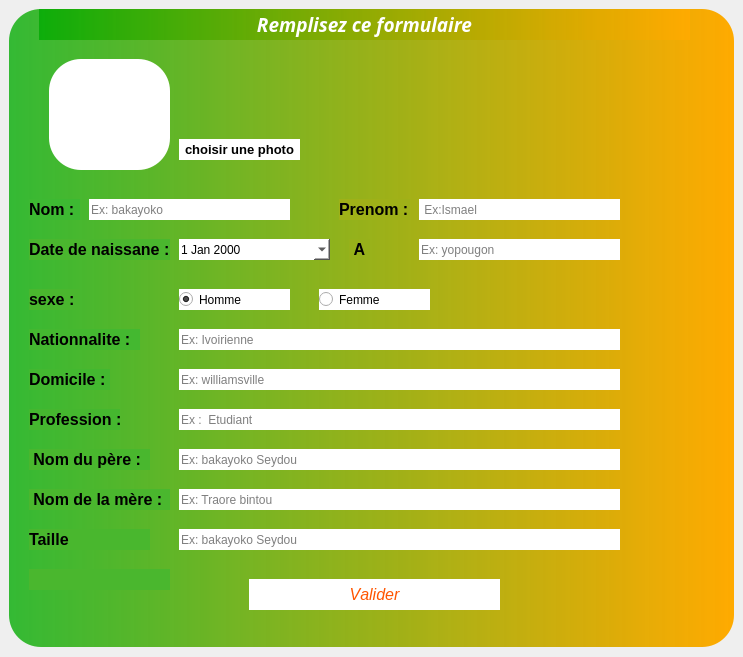
<?xml version="1.0" encoding="UTF-8"?>
<ui version="4.0">
 <class>MainWindow</class>
 <widget class="QMainWindow" name="MainWindow">
  <property name="geometry">
   <rect>
    <x>0</x>
    <y>0</y>
    <width>743</width>
    <height>657</height>
   </rect>
  </property>
  <property name="windowTitle">
   <string>Enregistrement </string>
  </property>
  <widget class="QWidget" name="centralwidget">
   <layout class="QVBoxLayout" name="verticalLayout">
    <property name="spacing">
     <number>0</number>
    </property>
    <property name="bottomMargin">
     <number>10</number>
    </property>
    <item>
     <widget class="QFrame" name="frame">
      <property name="font">
       <font>
        <family>Segoe UI</family>
        <pointsize>12</pointsize>
        <weight>75</weight>
        <italic>true</italic>
        <bold>true</bold>
        <kerning>false</kerning>
       </font>
      </property>
      <property name="autoFillBackground">
       <bool>false</bool>
      </property>
      <property name="styleSheet">
       <string notr="true">background-color :qlineargradient(spread:pad, x1:0, y1:0, x2:1, y2:0, stop:0 rgba(0, 170, 0,200), stop:1 rgba(255, 170, 0,255));
border-radius : 32px;
color : rgb(255, 255, 255)</string>
      </property>
      <property name="frameShape">
       <enum>QFrame::StyledPanel</enum>
      </property>
      <property name="frameShadow">
       <enum>QFrame::Raised</enum>
      </property>
      <widget class="QLabel" name="label">
       <property name="geometry">
        <rect>
         <x>30</x>
         <y>0</y>
         <width>651</width>
         <height>31</height>
        </rect>
       </property>
       <property name="font">
        <font>
         <family>Segoe UI Light</family>
         <pointsize>14</pointsize>
         <weight>75</weight>
         <italic>true</italic>
         <bold>true</bold>
         <underline>false</underline>
        </font>
       </property>
       <property name="text">
        <string>Remplisez ce formulaire</string>
       </property>
       <property name="alignment">
        <set>Qt::AlignCenter</set>
       </property>
      </widget>
      <widget class="QPushButton" name="valider">
       <property name="geometry">
        <rect>
         <x>240</x>
         <y>570</y>
         <width>251</width>
         <height>31</height>
        </rect>
       </property>
       <property name="font">
        <font>
         <family>Segoe UI</family>
         <pointsize>12</pointsize>
         <weight>50</weight>
         <italic>true</italic>
         <bold>false</bold>
         <kerning>false</kerning>
        </font>
       </property>
       <property name="styleSheet">
        <string notr="true">background-color :rgb(255, 255, 255);
color :rgb(255, 85, 0);
border-radius : 33px;
border : none 
</string>
       </property>
       <property name="text">
        <string>Valider</string>
       </property>
      </widget>
      <widget class="QLabel" name="label_3">
       <property name="geometry">
        <rect>
         <x>20</x>
         <y>190</y>
         <width>51</width>
         <height>21</height>
        </rect>
       </property>
       <property name="font">
        <font>
         <family>Segoe UI</family>
         <pointsize>12</pointsize>
         <weight>75</weight>
         <italic>false</italic>
         <bold>true</bold>
        </font>
       </property>
       <property name="styleSheet">
        <string notr="true">background-color:rgb(61, 185, 50);
color :rgb(0, 0, 0)</string>
       </property>
       <property name="text">
        <string>Nom :</string>
       </property>
       <property name="alignment">
        <set>Qt::AlignLeading|Qt::AlignLeft|Qt::AlignVCenter</set>
       </property>
      </widget>
      <widget class="QLineEdit" name="nom">
       <property name="geometry">
        <rect>
         <x>80</x>
         <y>190</y>
         <width>201</width>
         <height>21</height>
        </rect>
       </property>
       <property name="styleSheet">
        <string notr="true">background-color:rgb(255, 255, 255);
color :rgb(0, 0, 0)</string>
       </property>
       <property name="text">
        <string/>
       </property>
       <property name="placeholderText">
        <string>Ex: bakayoko</string>
       </property>
      </widget>
      <widget class="QLabel" name="label_5">
       <property name="geometry">
        <rect>
         <x>330</x>
         <y>190</y>
         <width>71</width>
         <height>21</height>
        </rect>
       </property>
       <property name="font">
        <font>
         <family>Segoe UI</family>
         <pointsize>12</pointsize>
         <weight>75</weight>
         <italic>false</italic>
         <bold>true</bold>
        </font>
       </property>
       <property name="styleSheet">
        <string notr="true">background-color:rgb(159, 177, 24);
color :rgb(0, 0, 0)</string>
       </property>
       <property name="text">
        <string>Prenom :</string>
       </property>
       <property name="alignment">
        <set>Qt::AlignLeading|Qt::AlignLeft|Qt::AlignVCenter</set>
       </property>
      </widget>
      <widget class="QLineEdit" name="prenom">
       <property name="geometry">
        <rect>
         <x>410</x>
         <y>190</y>
         <width>201</width>
         <height>21</height>
        </rect>
       </property>
       <property name="styleSheet">
        <string notr="true">background-color:rgb(255, 255, 255);
color :rgb(0, 0, 0)</string>
       </property>
       <property name="placeholderText">
        <string> Ex:Ismael</string>
       </property>
      </widget>
      <widget class="QLabel" name="label_11">
       <property name="geometry">
        <rect>
         <x>20</x>
         <y>230</y>
         <width>141</width>
         <height>21</height>
        </rect>
       </property>
       <property name="font">
        <font>
         <family>Segoe UI</family>
         <pointsize>12</pointsize>
         <weight>75</weight>
         <italic>false</italic>
         <bold>true</bold>
        </font>
       </property>
       <property name="styleSheet">
        <string notr="true">background-color:rgb(74, 183, 46);
color :rgb(0, 0, 0)</string>
       </property>
       <property name="text">
        <string>Date de naissane :</string>
       </property>
       <property name="alignment">
        <set>Qt::AlignLeading|Qt::AlignLeft|Qt::AlignVCenter</set>
       </property>
      </widget>
      <widget class="QLabel" name="label_12">
       <property name="geometry">
        <rect>
         <x>20</x>
         <y>320</y>
         <width>111</width>
         <height>21</height>
        </rect>
       </property>
       <property name="font">
        <font>
         <family>Segoe UI</family>
         <pointsize>12</pointsize>
         <weight>75</weight>
         <italic>false</italic>
         <bold>true</bold>
        </font>
       </property>
       <property name="styleSheet">
        <string notr="true">background-color:rgb(68, 184, 48);
color :rgb(0, 0, 0)</string>
       </property>
       <property name="text">
        <string>Nationnalite :</string>
       </property>
       <property name="alignment">
        <set>Qt::AlignLeading|Qt::AlignLeft|Qt::AlignVCenter</set>
       </property>
      </widget>
      <widget class="QLineEdit" name="nationalite">
       <property name="geometry">
        <rect>
         <x>170</x>
         <y>320</y>
         <width>441</width>
         <height>21</height>
        </rect>
       </property>
       <property name="styleSheet">
        <string notr="true">background-color:rgb(255, 255, 255);
color :rgb(0, 0, 0)</string>
       </property>
       <property name="placeholderText">
        <string>Ex: Ivoirienne</string>
       </property>
      </widget>
      <widget class="QLabel" name="label_13">
       <property name="geometry">
        <rect>
         <x>20</x>
         <y>280</y>
         <width>51</width>
         <height>21</height>
        </rect>
       </property>
       <property name="font">
        <font>
         <family>Segoe UI</family>
         <pointsize>12</pointsize>
         <weight>75</weight>
         <italic>false</italic>
         <bold>true</bold>
        </font>
       </property>
       <property name="styleSheet">
        <string notr="true">background-color:rgb(74, 183, 46);
color :rgb(0, 0, 0)</string>
       </property>
       <property name="text">
        <string>sexe :</string>
       </property>
       <property name="alignment">
        <set>Qt::AlignLeading|Qt::AlignLeft|Qt::AlignVCenter</set>
       </property>
      </widget>
      <widget class="QDateEdit" name="date_naissance">
       <property name="geometry">
        <rect>
         <x>170</x>
         <y>230</y>
         <width>151</width>
         <height>21</height>
        </rect>
       </property>
       <property name="styleSheet">
        <string notr="true">background-color:rgb(255, 255, 255);
color :rgb(0, 0, 0)</string>
       </property>
       <property name="calendarPopup">
        <bool>true</bool>
       </property>
      </widget>
      <widget class="QLabel" name="label_14">
       <property name="geometry">
        <rect>
         <x>340</x>
         <y>230</y>
         <width>21</width>
         <height>21</height>
        </rect>
       </property>
       <property name="font">
        <font>
         <family>Segoe UI</family>
         <pointsize>12</pointsize>
         <weight>75</weight>
         <italic>false</italic>
         <bold>true</bold>
        </font>
       </property>
       <property name="styleSheet">
        <string notr="true">background-color:rgb(151, 177, 26);
color :rgb(0, 0, 0)</string>
       </property>
       <property name="text">
        <string>A</string>
       </property>
       <property name="alignment">
        <set>Qt::AlignCenter</set>
       </property>
      </widget>
      <widget class="QLineEdit" name="lieu_naissance">
       <property name="geometry">
        <rect>
         <x>410</x>
         <y>230</y>
         <width>201</width>
         <height>21</height>
        </rect>
       </property>
       <property name="styleSheet">
        <string notr="true">background-color:rgb(255, 255, 255);
color :rgb(0, 0, 0)</string>
       </property>
       <property name="text">
        <string/>
       </property>
       <property name="placeholderText">
        <string>Ex: yopougon</string>
       </property>
      </widget>
      <widget class="QRadioButton" name="homme">
       <property name="geometry">
        <rect>
         <x>170</x>
         <y>280</y>
         <width>111</width>
         <height>21</height>
        </rect>
       </property>
       <property name="styleSheet">
        <string notr="true">background-color:rgb(255, 255, 255);
color :rgb(0, 0, 0)</string>
       </property>
       <property name="text">
        <string>Homme</string>
       </property>
       <property name="checkable">
        <bool>true</bool>
       </property>
       <property name="checked">
        <bool>true</bool>
       </property>
      </widget>
      <widget class="QRadioButton" name="femme">
       <property name="geometry">
        <rect>
         <x>310</x>
         <y>280</y>
         <width>111</width>
         <height>21</height>
        </rect>
       </property>
       <property name="styleSheet">
        <string notr="true">background-color:rgb(255, 255, 255);
color :rgb(0, 0, 0)</string>
       </property>
       <property name="text">
        <string>Femme</string>
       </property>
      </widget>
      <widget class="QLabel" name="label_33">
       <property name="geometry">
        <rect>
         <x>20</x>
         <y>360</y>
         <width>81</width>
         <height>21</height>
        </rect>
       </property>
       <property name="font">
        <font>
         <family>Segoe UI</family>
         <pointsize>12</pointsize>
         <weight>75</weight>
         <italic>false</italic>
         <bold>true</bold>
        </font>
       </property>
       <property name="styleSheet">
        <string notr="true">background-color:rgb(67, 184, 48);
color :rgb(0, 0, 0)</string>
       </property>
       <property name="text">
        <string>Domicile :</string>
       </property>
       <property name="alignment">
        <set>Qt::AlignLeading|Qt::AlignLeft|Qt::AlignVCenter</set>
       </property>
      </widget>
      <widget class="QLineEdit" name="domicile">
       <property name="geometry">
        <rect>
         <x>170</x>
         <y>360</y>
         <width>441</width>
         <height>21</height>
        </rect>
       </property>
       <property name="styleSheet">
        <string notr="true">background-color:rgb(255, 255, 255);
color :rgb(0, 0, 0)</string>
       </property>
       <property name="placeholderText">
        <string>Ex: williamsville</string>
       </property>
      </widget>
      <widget class="QLabel" name="label_34">
       <property name="geometry">
        <rect>
         <x>20</x>
         <y>400</y>
         <width>91</width>
         <height>21</height>
        </rect>
       </property>
       <property name="font">
        <font>
         <family>Segoe UI</family>
         <pointsize>12</pointsize>
         <weight>75</weight>
         <italic>false</italic>
         <bold>true</bold>
        </font>
       </property>
       <property name="styleSheet">
        <string notr="true">background-color:rgb(69, 183, 47);
color :rgb(0, 0, 0)</string>
       </property>
       <property name="text">
        <string>Profession : </string>
       </property>
       <property name="alignment">
        <set>Qt::AlignLeading|Qt::AlignLeft|Qt::AlignVCenter</set>
       </property>
      </widget>
      <widget class="QLineEdit" name="profession">
       <property name="geometry">
        <rect>
         <x>170</x>
         <y>400</y>
         <width>441</width>
         <height>21</height>
        </rect>
       </property>
       <property name="styleSheet">
        <string notr="true">background-color:rgb(255, 255, 255);
color :rgb(0, 0, 0)</string>
       </property>
       <property name="placeholderText">
        <string>Ex :  Etudiant</string>
       </property>
      </widget>
      <widget class="QLineEdit" name="pere">
       <property name="geometry">
        <rect>
         <x>170</x>
         <y>440</y>
         <width>441</width>
         <height>21</height>
        </rect>
       </property>
       <property name="styleSheet">
        <string notr="true">background-color:rgb(255, 255, 255);
color :rgb(0, 0, 0)</string>
       </property>
       <property name="text">
        <string/>
       </property>
       <property name="placeholderText">
        <string>Ex: bakayoko Seydou</string>
       </property>
      </widget>
      <widget class="QLabel" name="label_4">
       <property name="geometry">
        <rect>
         <x>20</x>
         <y>440</y>
         <width>121</width>
         <height>21</height>
        </rect>
       </property>
       <property name="font">
        <font>
         <family>Segoe UI</family>
         <pointsize>12</pointsize>
         <weight>75</weight>
         <italic>false</italic>
         <bold>true</bold>
        </font>
       </property>
       <property name="styleSheet">
        <string notr="true">background-color:rgb(73, 183, 46);
color :rgb(0, 0, 0)</string>
       </property>
       <property name="text">
        <string> Nom du père :</string>
       </property>
       <property name="alignment">
        <set>Qt::AlignLeading|Qt::AlignLeft|Qt::AlignVCenter</set>
       </property>
      </widget>
      <widget class="QLineEdit" name="mere">
       <property name="geometry">
        <rect>
         <x>170</x>
         <y>480</y>
         <width>441</width>
         <height>21</height>
        </rect>
       </property>
       <property name="styleSheet">
        <string notr="true">background-color:rgb(255, 255, 255);
color :rgb(0, 0, 0)</string>
       </property>
       <property name="text">
        <string/>
       </property>
       <property name="placeholderText">
        <string>Ex: Traore bintou</string>
       </property>
      </widget>
      <widget class="QLabel" name="label_35">
       <property name="geometry">
        <rect>
         <x>20</x>
         <y>480</y>
         <width>141</width>
         <height>21</height>
        </rect>
       </property>
       <property name="font">
        <font>
         <family>Segoe UI</family>
         <pointsize>12</pointsize>
         <weight>75</weight>
         <italic>false</italic>
         <bold>true</bold>
        </font>
       </property>
       <property name="styleSheet">
        <string notr="true">background-color:rgb(74, 183, 46);
color :rgb(0, 0, 0)</string>
       </property>
       <property name="text">
        <string> Nom de la mère :</string>
       </property>
       <property name="alignment">
        <set>Qt::AlignLeading|Qt::AlignLeft|Qt::AlignVCenter</set>
       </property>
      </widget>
      <widget class="QPushButton" name="photo_profil">
       <property name="geometry">
        <rect>
         <x>170</x>
         <y>130</y>
         <width>121</width>
         <height>21</height>
        </rect>
       </property>
       <property name="font">
        <font>
         <family>Segoe UI</family>
         <pointsize>10</pointsize>
         <weight>75</weight>
         <bold>true</bold>
        </font>
       </property>
       <property name="styleSheet">
        <string notr="true">background-color: rgb(255, 255, 255);
color: rgb(0, 0, 0);
border-radius : 20px;</string>
       </property>
       <property name="text">
        <string>choisir une photo</string>
       </property>
       <property name="iconSize">
        <size>
         <width>60</width>
         <height>60</height>
        </size>
       </property>
      </widget>
      <widget class="QLineEdit" name="taille">
       <property name="geometry">
        <rect>
         <x>170</x>
         <y>520</y>
         <width>441</width>
         <height>21</height>
        </rect>
       </property>
       <property name="styleSheet">
        <string notr="true">background-color:rgb(255, 255, 255);
color :rgb(0, 0, 0)</string>
       </property>
       <property name="text">
        <string/>
       </property>
       <property name="placeholderText">
        <string>Ex: bakayoko Seydou</string>
       </property>
      </widget>
      <widget class="QLabel" name="taille_nom">
       <property name="geometry">
        <rect>
         <x>20</x>
         <y>520</y>
         <width>121</width>
         <height>21</height>
        </rect>
       </property>
       <property name="font">
        <font>
         <family>Segoe UI</family>
         <pointsize>12</pointsize>
         <weight>75</weight>
         <italic>false</italic>
         <bold>true</bold>
        </font>
       </property>
       <property name="styleSheet">
        <string notr="true">background-color:rgb(73, 183, 46);
color :rgb(0, 0, 0)</string>
       </property>
       <property name="text">
        <string>Taille</string>
       </property>
       <property name="alignment">
        <set>Qt::AlignLeading|Qt::AlignLeft|Qt::AlignVCenter</set>
       </property>
      </widget>
      <widget class="QLabel" name="label_36">
       <property name="geometry">
        <rect>
         <x>20</x>
         <y>560</y>
         <width>141</width>
         <height>21</height>
        </rect>
       </property>
       <property name="font">
        <font>
         <family>Segoe UI</family>
         <pointsize>12</pointsize>
         <weight>75</weight>
         <italic>false</italic>
         <bold>true</bold>
        </font>
       </property>
       <property name="styleSheet">
        <string notr="true">background-color:rgb(74, 183, 46);
color :rgb(0, 0, 0)</string>
       </property>
       <property name="text">
        <string/>
       </property>
       <property name="alignment">
        <set>Qt::AlignLeading|Qt::AlignLeft|Qt::AlignVCenter</set>
       </property>
      </widget>
      <widget class="QLabel" name="photo">
       <property name="geometry">
        <rect>
         <x>40</x>
         <y>50</y>
         <width>121</width>
         <height>111</height>
        </rect>
       </property>
       <property name="styleSheet">
        <string notr="true">background-color: rgb(255, 255, 255);</string>
       </property>
       <property name="text">
        <string/>
       </property>
       <property name="pixmap">
        <pixmap resource="../pictures.qrc">:/img/Imgs/User.png</pixmap>
       </property>
       <property name="scaledContents">
        <bool>true</bool>
       </property>
      </widget>
     </widget>
    </item>
   </layout>
  </widget>
 </widget>
 <resources>
  <include location="../pictures.qrc"/>
 </resources>
 <connections/>
</ui>
